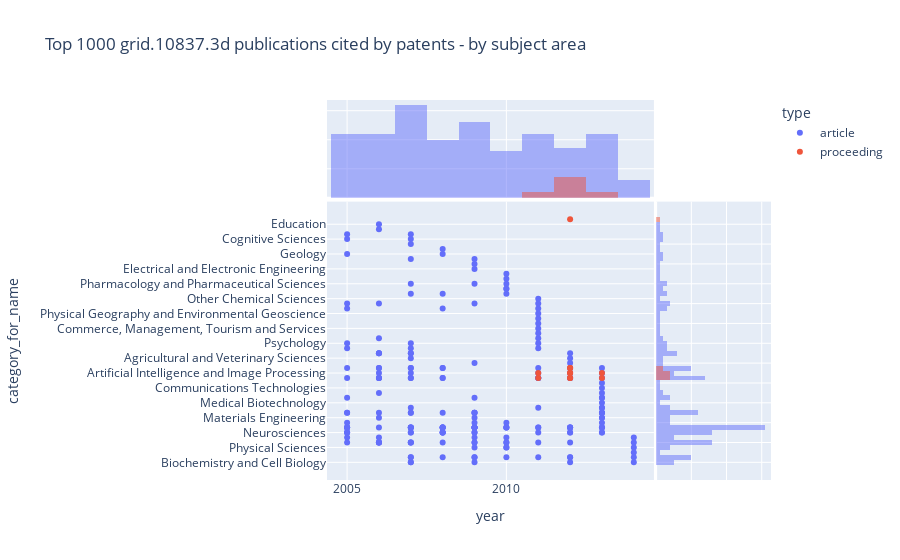

The code cell stored with this chart in its notebook:
### Code cell
px.scatter(pubs_categories_cited, x="year", y="category_for_name", color="type", 
           hover_name="title", 
           hover_data=["doi", "year", "journal.title"],
           height=800,
           marginal_x="histogram", marginal_y="histogram", 
           title=f"Top {THRESHOLD_PUBS} {GRIDID} publications cited by patents - by subject area")

### Figure 1 — Plotly figure (JSON) as saved in the notebook; plotly's stock layout.template omitted (floating-point values rounded to 4 significant figures; data arrays with more than 128 entries replaced by an {"elided": "..."} marker saying what was removed)
{"data": [{"customdata": {"elided": "205x3 mixed values"}, "hovertemplate": "<b>%{hovertext}</b><br><br>type=article<br>year=%{customdata[1]}<br>category_for_name=%{y}<br>doi=%{customdata[0]}<br>journal.title=%{customdata[2]}<extra></extra>", "hovertext": {"elided": "205 str values"}, "legendgroup": "article", "marker": {"color": "#636efa", "symbol": "circle"}, "mode": "markers", "name": "article", "orientation": "h", "showlegend": true, "type": "scatter", "x": {"elided": "205 int values"}, "xaxis": "x", "y": {"elided": "205 str values"}, "yaxis": "y"}, {"alignmentgroup": "True", "bingroup": "x", "hovertemplate": "type=article<br>year=%{x}<br>count=%{y}<extra></extra>", "legendgroup": "article", "marker": {"color": "#636efa"}, "name": "article", "offsetgroup": "article", "opacity": 0.5, "showlegend": false, "type": "histogram", "x": {"elided": "205 int values"}, "xaxis": "x3", "yaxis": "y3"}, {"alignmentgroup": "True", "bingroup": "y", "hovertemplate": "type=article<br>category_for_name=%{y}<br>count=%{x}<extra></extra>", "legendgroup": "article", "marker": {"color": "#636efa"}, "name": "article", "offsetgroup": "article", "opacity": 0.5, "showlegend": false, "type": "histogram", "xaxis": "x2", "y": {"elided": "205 str values"}, "yaxis": "y2"}, {"customdata": [["10.1145/2429069.2429119", 2013, "ACM SIGPLAN Notices"], ["10.1145/2429069.2429119", 2013, "ACM SIGPLAN Notices"], ["10.1109/icws.2012.16", 2012, null], ["10.1109/icws.2012.16", 2012, null], ["10.1109/icws.2012.16", 2012, null], ["10.1109/icws.2012.16", 2012, null], ["10.1145/2396761.2398433", 2012, null], ["10.1145/2396761.2398433", 2012, null], ["10.1145/2396761.2398433", 2012, null], ["10.1145/1978942.1979436", 2011, null], ["10.1145/1978942.1979436", 2011, null]], "hovertemplate": "<b>%{hovertext}</b><br><br>type=proceeding<br>year=%{customdata[1]}<br>category_for_name=%{y}<br>doi=%{customdata[0]}<br>journal.title=%{customdata[2]}<extra></extra>", "hovertext": ["A model-learner pattern for bayesian reasoning", "A model-learner pattern for bayesian reasoning", "Linked Context: A Linked Data Approach to Personalised Service Provisioning", "Linked Context: A Linked Data Approach to Personalised Service Provisioning", "Linked Context: A Linked Data Approach to Personalised Service Provisioning", "Linked Context: A Linked Data Approach to Personalised Service Provisioning", "Improving bag-of-visual-words model with spatial-temporal correlation for video retrieval", "Improving bag-of-visual-words model with spatial-temporal correlation for video retrieval", "Improving bag-of-visual-words model with spatial-temporal correlation for video retrieval", "Exploring the potential for touchless interaction in image-guided interventional radiology", "Exploring the potential for touchless interaction in image-guided interventional radiology"], "legendgroup": "proceeding", "marker": {"color": "#EF553B", "symbol": "circle"}, "mode": "markers", "name": "proceeding", "orientation": "h", "showlegend": true, "type": "scatter", "x": [2013, 2013, 2012, 2012, 2012, 2012, 2012, 2012, 2012, 2011, 2011], "xaxis": "x", "y": [" Information and Computing Sciences", " Artificial Intelligence and Image Processing", " Information and Computing Sciences", " Artificial Intelligence and Image Processing", " Computer Software", " Information Systems", " Information and Computing Sciences", " Artificial Intelligence and Image Processing", " Information Systems", " Information and Computing Sciences", " Artificial Intelligence and Image Processing"], "yaxis": "y"}, {"alignmentgroup": "True", "bingroup": "x", "hovertemplate": "type=proceeding<br>year=%{x}<br>count=%{y}<extra></extra>", "legendgroup": "proceeding", "marker": {"color": "#EF553B"}, "name": "proceeding", "offsetgroup": "proceeding", "opacity": 0.5, "showlegend": false, "type": "histogram", "x": [2013, 2013, 2012, 2012, 2012, 2012, 2012, 2012, 2012, 2011, 2011], "xaxis": "x3", "yaxis": "y3"}, {"alignmentgroup": "True", "bingroup": "y", "hovertemplate": "type=proceeding<br>category_for_name=%{y}<br>count=%{x}<extra></extra>", "legendgroup": "proceeding", "marker": {"color": "#EF553B"}, "name": "proceeding", "offsetgroup": "proceeding", "opacity": 0.5, "showlegend": false, "type": "histogram", "xaxis": "x2", "y": [" Information and Computing Sciences", " Artificial Intelligence and Image Processing", " Information and Computing Sciences", " Artificial Intelligence and Image Processing", " Computer Software", " Information Systems", " Information and Computing Sciences", " Artificial Intelligence and Image Processing", " Information Systems", " Information and Computing Sciences", " Artificial Intelligence and Image Processing"], "yaxis": "y2"}], "layout": {"autosize": true, "barmode": "overlay", "legend": {"title": {"text": "type"}, "tracegroupgap": 0}, "title": {"text": "Top 1000 grid.10837.3d publications cited by patents - by subject area"}, "xaxis": {"anchor": "y", "autorange": true, "domain": [0, 0.7363], "range": [2004.0, 2015.0], "title": {"text": "year"}, "type": "linear"}, "xaxis2": {"anchor": "y2", "autorange": true, "domain": [0.7413, 1], "matches": "x2", "range": [0, 32.63], "showgrid": true, "showline": false, "showticklabels": false, "ticks": ""}, "xaxis3": {"anchor": "y3", "autorange": true, "domain": [0, 0.7363], "matches": "x", "range": [2004.0, 2015.0], "showgrid": true, "showticklabels": false, "type": "linear"}, "xaxis4": {"anchor": "y4", "domain": [0.7413, 1], "matches": "x2", "showgrid": true, "showline": false, "showticklabels": false, "ticks": ""}, "yaxis": {"anchor": "x", "autorange": true, "domain": [0, 0.7326], "range": [-3.231, 52.23], "title": {"text": "category_for_name"}, "type": "category"}, "yaxis2": {"anchor": "x2", "autorange": true, "domain": [0, 0.7326], "matches": "y", "range": [-3.231, 52.23], "showgrid": true, "showticklabels": false, "type": "category"}, "yaxis3": {"anchor": "x3", "autorange": true, "domain": [0.7426, 1], "matches": "y3", "range": [0, 33.68], "showgrid": true, "showline": false, "showticklabels": false, "ticks": ""}, "yaxis4": {"anchor": "x4", "domain": [0.7426, 1], "matches": "y3", "showgrid": true, "showline": false, "showticklabels": false, "ticks": ""}}}
